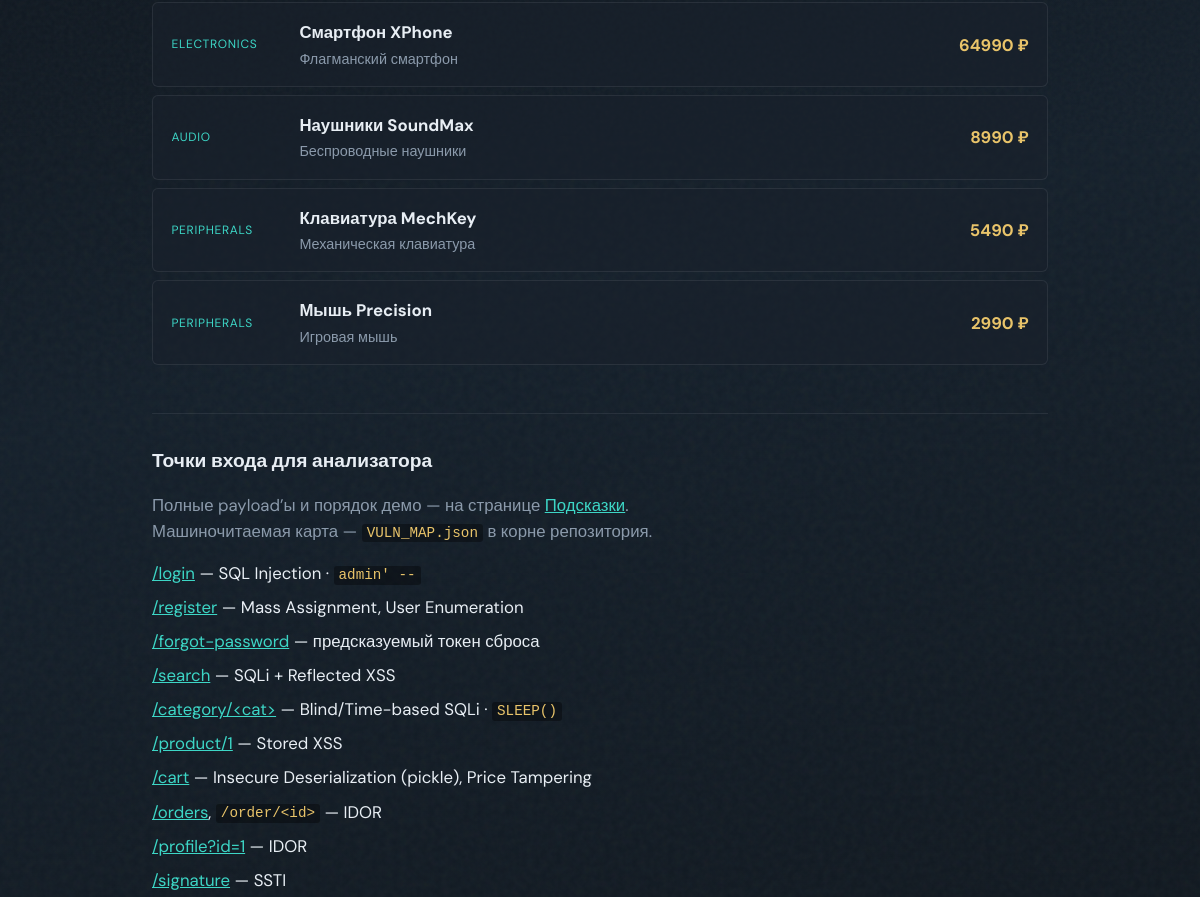
Before: / (middle part) with the older database file.
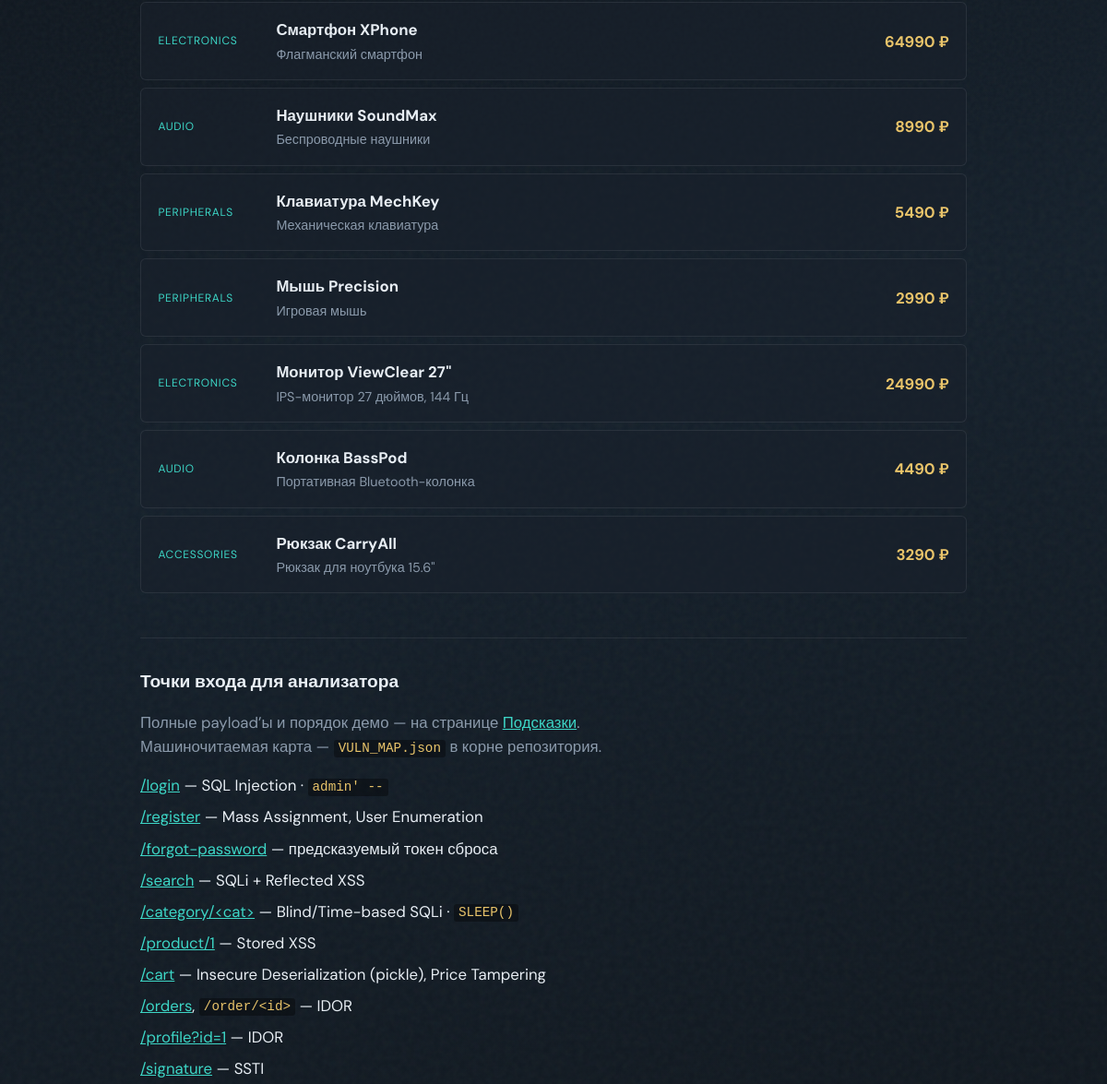
After: the same page with the newer database file.
### tables this page shows
CREATE TABLE products (
            id INTEGER PRIMARY KEY AUTOINCREMENT,
            name TEXT NOT NULL,
            description TEXT,
            price REAL NOT NULL,
            category TEXT
        );

### files/app.py (the view)
@app.route("/")
def index():
    db = get_db()
    products = db.execute("SELECT * FROM products").fetchall()
    return render_template("index.html", products=products)

### files/app.py (called while the page is built)
def get_db():
    if "db" not in g:
        g.db = sqlite3.connect(DATABASE)
        g.db.row_factory = sqlite3.Row
        g.db.create_function("SLEEP", 1, _sqlite_sleep)
    return g.db

@app.after_request
def add_insecure_api_headers(resp):
    if request.path.startswith("/api/"):
        resp.headers["Access-Control-Allow-Origin"] = "*"
        resp.headers["Access-Control-Allow-Credentials"] = "true"
        resp.headers["Access-Control-Allow-Headers"] = "Authorization, Content-Type"
        resp.headers["Access-Control-Allow-Methods"] = "GET, POST, PUT, DELETE, OPTIONS"
    return resp

### templates/index.html (shortened to what this page needs)
{% extends "base.html" %}
{% block content %}
<section class="catalog">
  <ul class="product-list">
    {% for p in products %}
    <li>
      <a href="{{ url_for('product', product_id=p.id) }}">
        <span class="cat">{{ p.category }}</span>
        <strong>{{ p.name }}</strong>
        <span class="desc">{{ p.description }}</span>
        <span class="price">{{ "%.0f"|format(p.price) }} ₽</span>
      </a>
    </li>
    {% endfor %}
  </ul>
</section>
<section class="lab-hints">
  <h2>Точки входа для анализатора</h2>
  <p class="lede" style="margin-bottom:1rem">Полные payload’ы и порядок демо — на странице <a href="{{ url_for('hints') }}">Подсказки</a>. Машиночитаемая карта — <code>VULN_MAP.json</code> в корне репозитория.</p>
  <ul>
    <li><a href="{{ url_for('login') }}">/login</a> — SQL Injection · <code>admin' --</code></li>
    <li><a href="{{ url_for('register') }}">/register</a> — Mass Assignment, User Enumeration</li>
    <li><a href="{{ url_for('forgot_password') }}">/forgot-password</a> — предсказуемый токен сброса</li>
    <li><a href="{{ url_for('search', q='test') }}">/search</a> — SQLi + Reflected XSS</li>
    <li><a href="{{ url_for('category', cat='electronics') }}">/category/&lt;cat&gt;</a> — Blind/Time-based SQLi · <code>SLEEP()</code></li>
    <li><a href="{{ url_for('product', product_id=1) }}">/product/1</a> — Stored XSS</li>
    <li><a href="{{ url_for('cart') }}">/cart</a> — Insecure Deserialization (pickle), Price Tampering</li>
    <li><a href="{{ url_for('orders') }}">/orders</a>, <code>/order/&lt;id&gt;</code> — IDOR</li>
    <li><a href="{{ url_for('profile') }}?id=1">/profile?id=1</a> — IDOR</li>
    <li><a href="{{ url_for('signature') }}">/signature</a> — SSTI</li>
  </ul>
</section>
{% endblock %}

Changed rows visible on the page:
added products: category "ELECTRONICS", name "Монитор ViewClear 27\"", description "IPS-монитор 27 дюймов, 144 Гц", price "24990"
added products: category "AUDIO", name "Колонка BassPod", description "Портативная Bluetooth-колонка", price "4490"
added products: category "ACCESSORIES", name "Рюкзак CarryAll", description "Рюкзак для ноутбука 15.6\"", price "3290"
